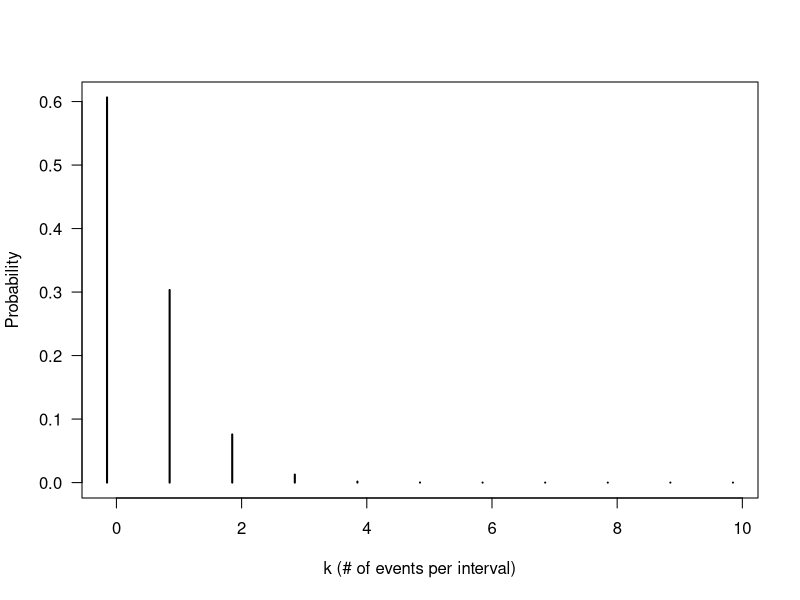

This chart was generated by the following R code: (Note: this script raises an error after producing the figure.)
# draw Poisson distributions with various lambdas
k <- 0:10
d <- dpois(k,lambda=0.5)
plot(k-0.15,d,xlab="k (# of events per interval)",ylab="Probability",las=1,col="black",type="h",lwd=2)
text(locator(1),"0.5",col="black")
d <- dpois(k,lambda=1)
points(k-0.05,d,col="red",type="h",lwd=2)
text(locator(1),"1.0",col="red")
d <- dpois(k,lambda=2)
points(k+0.05,d,col="green",type="h",lwd=2)
text(locator(1),"2.0",col="green")
d <- dpois(k,lambda=4)
points(k+0.15,d,col="blue",type="h",lwd=2)
text(locator(1),"4.0",col="blue")
